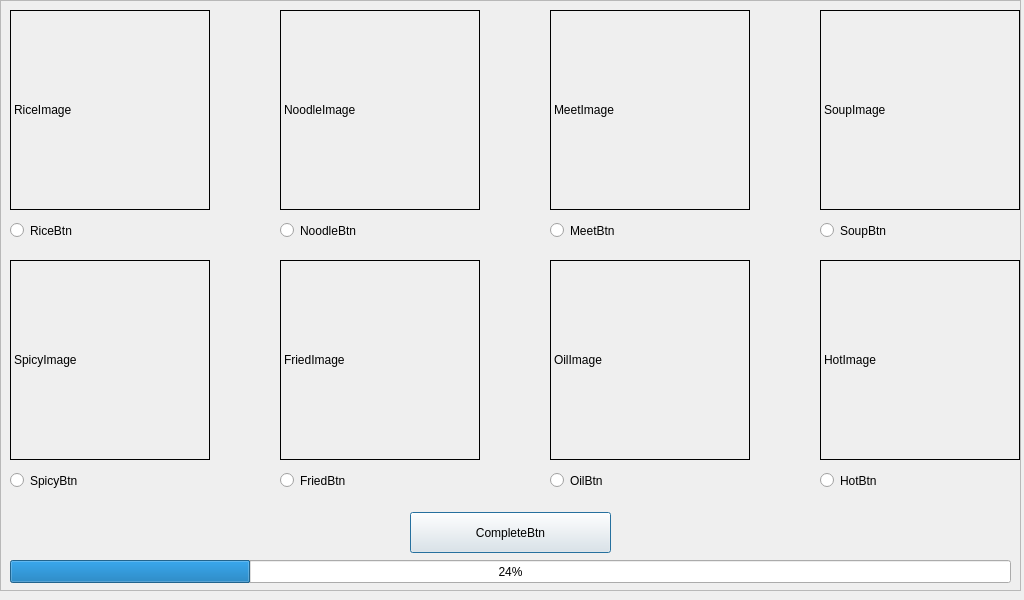
<?xml version="1.0" encoding="UTF-8"?>
<ui version="4.0">
 <class>Dialog</class>
 <widget class="QDialog" name="Dialog">
  <property name="geometry">
   <rect>
    <x>0</x>
    <y>0</y>
    <width>1024</width>
    <height>600</height>
   </rect>
  </property>
  <property name="windowTitle">
   <string>Dialog</string>
  </property>
  <widget class="QFrame" name="mighty">
   <property name="geometry">
    <rect>
     <x>0</x>
     <y>0</y>
     <width>1021</width>
     <height>591</height>
    </rect>
   </property>
   <property name="frameShape">
    <enum>QFrame::StyledPanel</enum>
   </property>
   <property name="frameShadow">
    <enum>QFrame::Raised</enum>
   </property>
   <widget class="QLabel" name="RiceImage">
    <property name="geometry">
     <rect>
      <x>10</x>
      <y>10</y>
      <width>200</width>
      <height>200</height>
     </rect>
    </property>
    <property name="frameShape">
     <enum>QFrame::Box</enum>
    </property>
    <property name="text">
     <string>RiceImage</string>
    </property>
   </widget>
   <widget class="QLabel" name="NoodleImage">
    <property name="geometry">
     <rect>
      <x>280</x>
      <y>10</y>
      <width>200</width>
      <height>200</height>
     </rect>
    </property>
    <property name="frameShape">
     <enum>QFrame::Box</enum>
    </property>
    <property name="text">
     <string>NoodleImage</string>
    </property>
   </widget>
   <widget class="QLabel" name="MeetImage">
    <property name="geometry">
     <rect>
      <x>550</x>
      <y>10</y>
      <width>200</width>
      <height>200</height>
     </rect>
    </property>
    <property name="frameShape">
     <enum>QFrame::Box</enum>
    </property>
    <property name="text">
     <string>MeetImage</string>
    </property>
   </widget>
   <widget class="QLabel" name="SoupImage">
    <property name="geometry">
     <rect>
      <x>820</x>
      <y>10</y>
      <width>200</width>
      <height>200</height>
     </rect>
    </property>
    <property name="frameShape">
     <enum>QFrame::Box</enum>
    </property>
    <property name="text">
     <string>SoupImage</string>
    </property>
   </widget>
   <widget class="QLabel" name="SpicyImage">
    <property name="geometry">
     <rect>
      <x>10</x>
      <y>260</y>
      <width>200</width>
      <height>200</height>
     </rect>
    </property>
    <property name="frameShape">
     <enum>QFrame::Box</enum>
    </property>
    <property name="text">
     <string>SpicyImage</string>
    </property>
   </widget>
   <widget class="QLabel" name="FriedImage">
    <property name="geometry">
     <rect>
      <x>280</x>
      <y>260</y>
      <width>200</width>
      <height>200</height>
     </rect>
    </property>
    <property name="frameShape">
     <enum>QFrame::Box</enum>
    </property>
    <property name="text">
     <string>FriedImage</string>
    </property>
   </widget>
   <widget class="QLabel" name="OilImage">
    <property name="geometry">
     <rect>
      <x>550</x>
      <y>260</y>
      <width>200</width>
      <height>200</height>
     </rect>
    </property>
    <property name="frameShape">
     <enum>QFrame::Box</enum>
    </property>
    <property name="text">
     <string>OilImage</string>
    </property>
   </widget>
   <widget class="QLabel" name="HotImage">
    <property name="geometry">
     <rect>
      <x>820</x>
      <y>260</y>
      <width>200</width>
      <height>200</height>
     </rect>
    </property>
    <property name="frameShape">
     <enum>QFrame::Box</enum>
    </property>
    <property name="text">
     <string>HotImage</string>
    </property>
   </widget>
   <widget class="QProgressBar" name="progressBar">
    <property name="geometry">
     <rect>
      <x>10</x>
      <y>560</y>
      <width>1001</width>
      <height>23</height>
     </rect>
    </property>
    <property name="value">
     <number>24</number>
    </property>
   </widget>
   <widget class="QRadioButton" name="RiceBtn">
    <property name="geometry">
     <rect>
      <x>10</x>
      <y>210</y>
      <width>201</width>
      <height>41</height>
     </rect>
    </property>
    <property name="text">
     <string>RiceBtn</string>
    </property>
   </widget>
   <widget class="QRadioButton" name="NoodleBtn">
    <property name="geometry">
     <rect>
      <x>280</x>
      <y>210</y>
      <width>201</width>
      <height>41</height>
     </rect>
    </property>
    <property name="text">
     <string>NoodleBtn</string>
    </property>
   </widget>
   <widget class="QRadioButton" name="FriedBtn">
    <property name="geometry">
     <rect>
      <x>280</x>
      <y>460</y>
      <width>201</width>
      <height>41</height>
     </rect>
    </property>
    <property name="text">
     <string>FriedBtn</string>
    </property>
   </widget>
   <widget class="QRadioButton" name="SpicyBtn">
    <property name="geometry">
     <rect>
      <x>10</x>
      <y>460</y>
      <width>201</width>
      <height>41</height>
     </rect>
    </property>
    <property name="text">
     <string>SpicyBtn</string>
    </property>
   </widget>
   <widget class="QRadioButton" name="MeetBtn">
    <property name="geometry">
     <rect>
      <x>550</x>
      <y>210</y>
      <width>201</width>
      <height>41</height>
     </rect>
    </property>
    <property name="text">
     <string>MeetBtn</string>
    </property>
   </widget>
   <widget class="QRadioButton" name="OilBtn">
    <property name="geometry">
     <rect>
      <x>550</x>
      <y>460</y>
      <width>201</width>
      <height>41</height>
     </rect>
    </property>
    <property name="text">
     <string>OilBtn</string>
    </property>
   </widget>
   <widget class="QRadioButton" name="SoupBtn">
    <property name="geometry">
     <rect>
      <x>820</x>
      <y>210</y>
      <width>201</width>
      <height>41</height>
     </rect>
    </property>
    <property name="text">
     <string>SoupBtn</string>
    </property>
   </widget>
   <widget class="QRadioButton" name="HotBtn">
    <property name="geometry">
     <rect>
      <x>820</x>
      <y>460</y>
      <width>201</width>
      <height>41</height>
     </rect>
    </property>
    <property name="text">
     <string>HotBtn</string>
    </property>
   </widget>
   <widget class="QPushButton" name="CompleteBtn">
    <property name="geometry">
     <rect>
      <x>410</x>
      <y>512</y>
      <width>201</width>
      <height>41</height>
     </rect>
    </property>
    <property name="text">
     <string>CompleteBtn</string>
    </property>
   </widget>
  </widget>
 </widget>
 <resources/>
 <connections/>
</ui>
